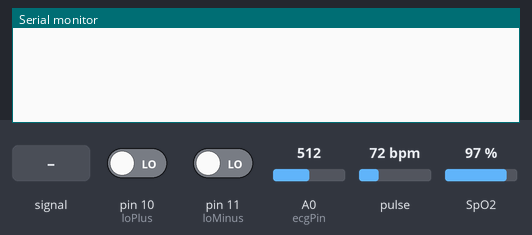
A sketch run on a simulated Arduino Uno, built with avr-gcc and run on an emulated ATmega328P. On the bench: the last lines printed to the serial monitor. The test bench sets the inputs (shaded band); at power-on: pulse 72 bpm, A0 (ecgPin) = 512, SpO2 97 %, pin 10 (loPlus) LOW, pin 11 (loMinus) LOW.

Above: at 1.2 s.
1.3 s: A0 (ecgPin) fed a 200 Hz sine of ±81 counts around its level
At 2.0 s:
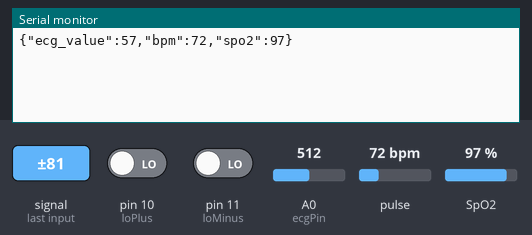
6.1 s: pulse set to 42 bpm
At 7.1 s:
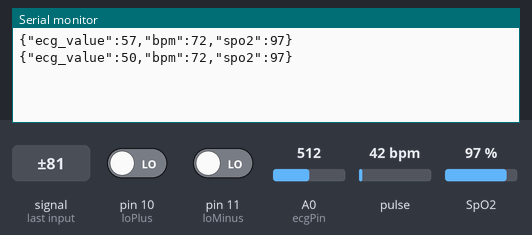
7.6 s: A0 (ecgPin) set to 716
At 8.8 s:
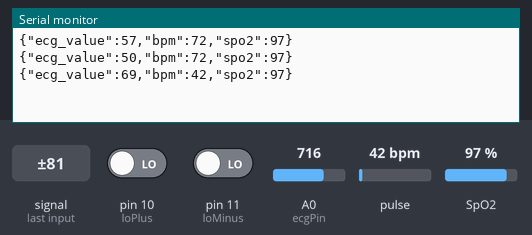
9.1 s: SpO2 set to 80 %
10.6 s: A0 (ecgPin) fed a 1000 Hz sine of ±255 counts around its level
At 11.7 s:
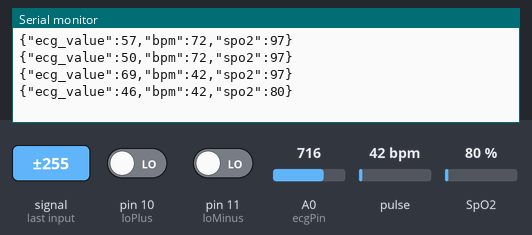
12.1 s: A0 (ecgPin) set to 900
Timing chart, 0 to 14.6 s (numbered marks = the images above; inputs shaded):
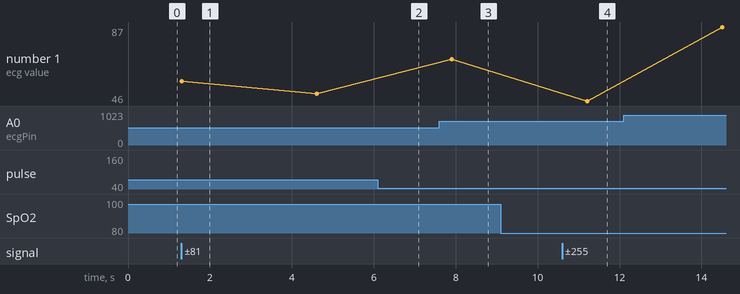

Measured:
- after the input at 1.3 s, the serial monitor: prints a new line at once (image 1)
- after the input at 7.6 s, the serial monitor: prints a new line after 0.31 s (image 3)
- after the input at 10.6 s, the serial monitor: prints a new line after 0.61 s (image 4)
- plotted number 1: 50 → 69 after the input at 7.6 s, 69 → 46 after the input at 10.6 s, 46 → 87 after the input at 12.1 s

The sketch:

Arudino.ino
```cpp
#include <Wire.h>
#include "MAX30105.h"
#include "spo2_algorithm.h"

MAX30105 particleSensor;

uint16_t irBuffer[100];
uint16_t redBuffer[100];

int32_t spo2;
int8_t validSPO2;
int32_t heartRate;
int8_t validHeartRate;

int ecgPin = A0;
int loPlus = 10;
int loMinus = 11;

void setup()
{
  Serial.begin(115200);
  Wire.begin();

  pinMode(loPlus, INPUT);
  pinMode(loMinus, INPUT);

  if (!particleSensor.begin(Wire, I2C_SPEED_STANDARD))
  {
    while (1);
  }

  particleSensor.setup();
  particleSensor.setPulseAmplitudeRed(0x0A);
  particleSensor.setPulseAmplitudeIR(0x0A);
}

void loop()
{
  for (byte i = 0; i < 100; i++)
  {
    while (!particleSensor.available())
      particleSensor.check();

    redBuffer[i] = (uint16_t)(particleSensor.getRed() & 0xFFFF);
    irBuffer[i] = (uint16_t)(particleSensor.getIR() & 0xFFFF);
    particleSensor.nextSample();
  }

  maxim_heart_rate_and_oxygen_saturation(irBuffer, 100, redBuffer, &spo2, &validSPO2, &heartRate, &validHeartRate);

  int ecgRaw = analogRead(ecgPin);
  float ecgValue = ((float)ecgRaw / 1023.0) * 100.0;

  if (digitalRead(loPlus) == 1 || digitalRead(loMinus) == 1)
  {
    return;
  }

  Serial.print("{\"ecg_value\":");
  Serial.print((int)ecgValue);
  Serial.print(",\"bpm\":");
  Serial.print(heartRate);
  Serial.print(",\"spo2\":");
  Serial.print(spo2);
  Serial.println("}");

  delay(2000);
}
```
